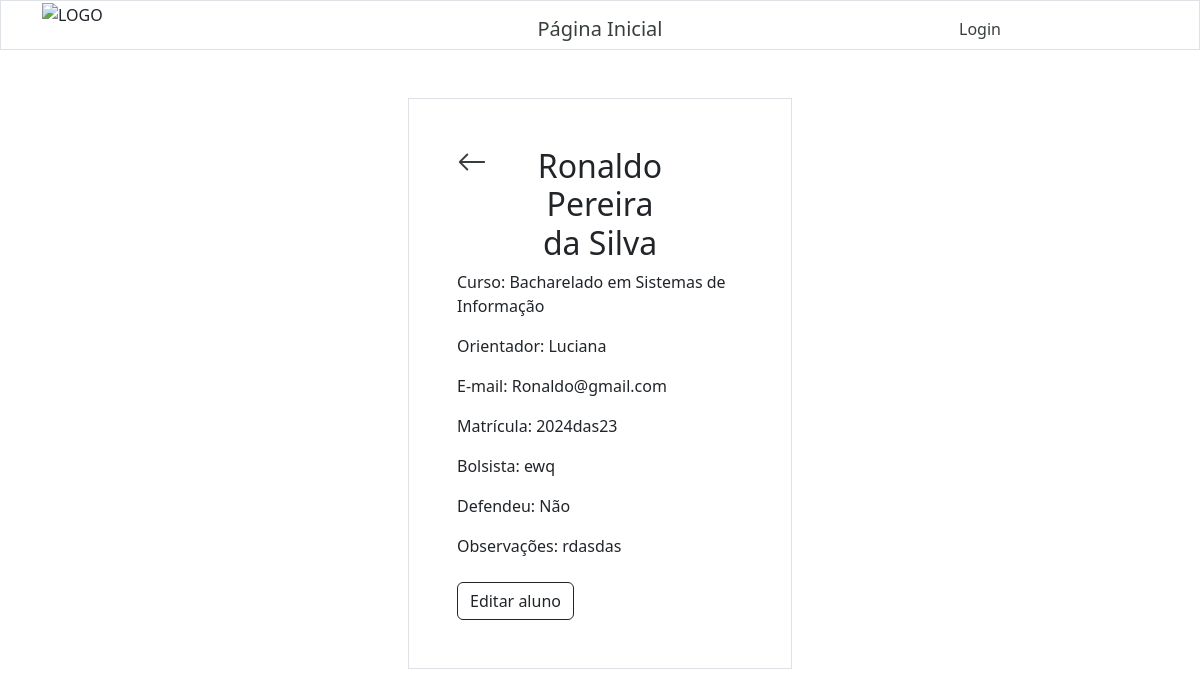
Page /alunos/alunoInfo/2/ on the earlier database version.
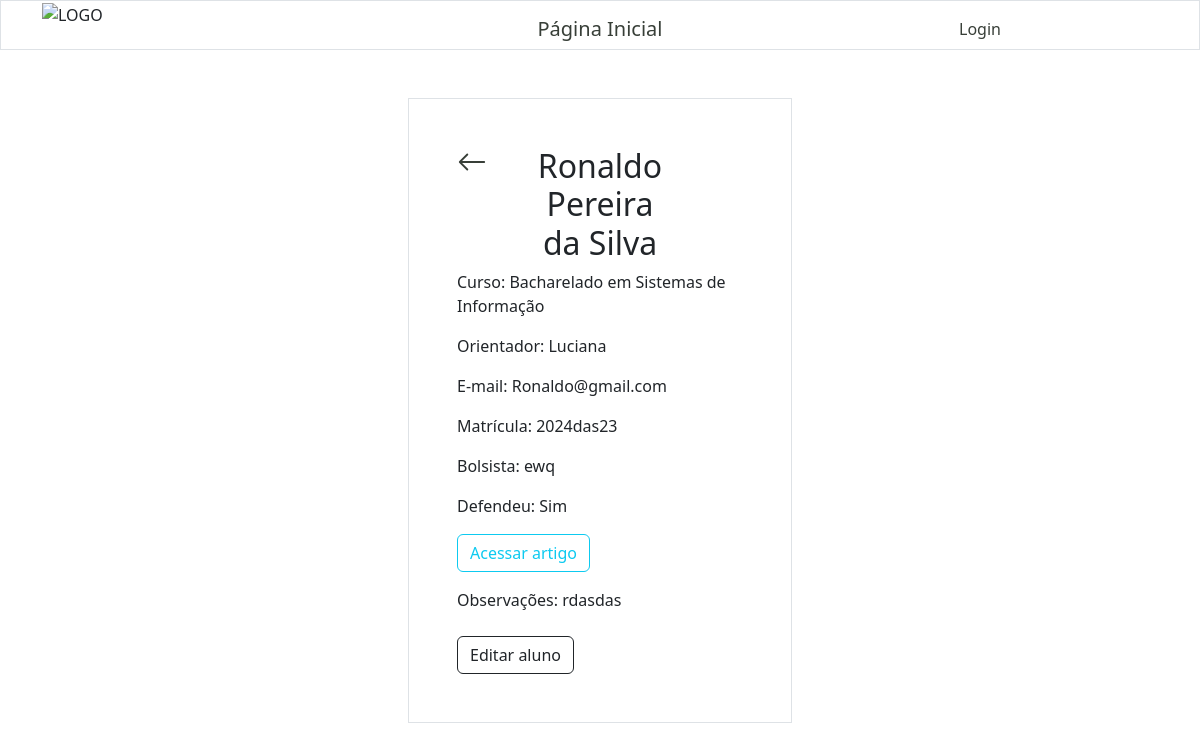
Same page on the later database version.
### alunos/views.py (the view)
# urls.py: path('alunos/alunoInfo/<int:id>/', views.alunoInfo, name='alunoInfo'),
def alunoInfo(request, id):
    alunoID = get_object_or_404(Aluno, id=id)
    template = loader.get_template('alunoInfo.html')
    context = {'alunoID': alunoID, }
    return HttpResponse(template.render(context, request))

### alunos/templates/alunoInfo.html (shortened to what this page needs)
{% extends "master.html" %}
{% block content %}
    {% include "header.html" %}
    <div class="row">
        <div class="col"></div>
        <div class="col">
            <div class="container p-5 my-5 border">
                <div class="row">
                    <div class="col">
                        <a href="/alunos">
                            <svg xmlns="http://www.w3.org/2000/svg" width="30" height="30" fill="currentColor" class="bi bi-arrow-left" viewBox="0 0 16 16">
                                <path fill-rule="evenodd" d="M15 8a.5.5 0 0 0-.5-.5H2.707l3.147-3.146a.5.5 0 1 0-.708-.708l-4 4a.5.5 0 0 0 0 .708l4 4a.5.5 0 0 0 .708-.708L2.707 8.5H14.5A.5.5 0 0 0 15 8"/>
                            </svg>
                        </a>
                    </div>
                    <div class="col-6">
                        <h2 class="text-center">
                            {{ alunoID.nome }} {{ alunoID.sobrenome }}
                        </h2>
                    </div>
                    <div class="col"></div>
                </div>
                <p>Curso: {{ alunoID.curso.curso }}</p>
                {% if alunoID.orientadores.count > 1 %}
                    <p>Orientadores:
                        {% for orientador in alunoID.orientadores.all %}
                            {{ orientador.nome }}
                            {% if forloop.counter == alunoID.orientadores.all|length|add:-1 %}
                                e
                            {% elif not forloop.last %}
                                ,
                            {% endif %}
                        {% endfor %}
                    </p>
                {% else %}
                    <p>Orientador: {{ alunoID.orientadores.first.nome }}</p>
                {% endif %}
                <p>E-mail: {{ alunoID.email }}</p>
                <p>Matrícula: {{ alunoID.matricula }}</p>
                <p>Bolsista: {{ alunoID.bolsista }}</p>
                <p>Defendeu:
                    {% if alunoID.defesa%}
                    Sim <p><a href="{{ alunoID.artigo }}"> <button type="button" style="width:10;height:10" class="btn btn-outline-info">Acessar artigo</button></a></p>
                    {%else%}
                    Não
                    {% endif %}
                </p>
                <p>Observações: {{ alunoID.obs }}</p>
                <div class="container px-0 mt-4">
                    <a href="{% url 'editar_aluno' alunoID.id %}">
                        <button type="button" class="btn btn-outline-dark">
                            Editar aluno
                        </button>
                    </a>
                </div>
            </div>
        </div>
        <div class="col"></div>
    </div>
{% endblock %}

Differences in the rows shown:
changed Aluno "Ronaldo": defesa False → True (drawn); artigo empty → empty (drawn)
Other differences:
text no longer shown: "Não"
text now shown: "Sim Acessar artigo"
